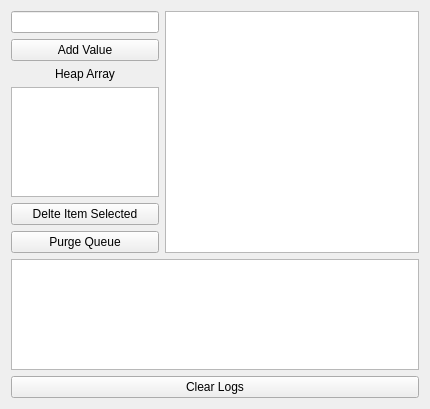
<?xml version="1.0" encoding="UTF-8"?>
<ui version="4.0">
 <class>frmPriorityQueue</class>
 <widget class="QWidget" name="frmPriorityQueue">
  <property name="geometry">
   <rect>
    <x>0</x>
    <y>0</y>
    <width>430</width>
    <height>409</height>
   </rect>
  </property>
  <property name="windowTitle">
   <string>Form</string>
  </property>
  <layout class="QVBoxLayout" name="verticalLayout_3">
   <item>
    <layout class="QVBoxLayout" name="verticalLayout_2">
     <item>
      <layout class="QHBoxLayout" name="horizontalLayout_2">
       <item>
        <layout class="QVBoxLayout" name="verticalLayout">
         <item>
          <widget class="QLineEdit" name="lineEdit">
           <property name="maximumSize">
            <size>
             <width>150</width>
             <height>16777215</height>
            </size>
           </property>
           <property name="inputMask">
            <string>0000</string>
           </property>
          </widget>
         </item>
         <item>
          <widget class="QPushButton" name="pushButton">
           <property name="text">
            <string>Add Value</string>
           </property>
          </widget>
         </item>
         <item>
          <widget class="QLabel" name="label">
           <property name="text">
            <string>Heap Array</string>
           </property>
           <property name="alignment">
            <set>Qt::AlignCenter</set>
           </property>
          </widget>
         </item>
         <item>
          <widget class="QTableWidget" name="tableWidget">
           <property name="minimumSize">
            <size>
             <width>120</width>
             <height>0</height>
            </size>
           </property>
           <property name="maximumSize">
            <size>
             <width>150</width>
             <height>16777215</height>
            </size>
           </property>
          </widget>
         </item>
         <item>
          <widget class="QPushButton" name="pushButton_4">
           <property name="maximumSize">
            <size>
             <width>150</width>
             <height>16777215</height>
            </size>
           </property>
           <property name="text">
            <string>Delte Item Selected</string>
           </property>
          </widget>
         </item>
         <item>
          <widget class="QPushButton" name="pushButton_2">
           <property name="text">
            <string>Purge Queue</string>
           </property>
          </widget>
         </item>
        </layout>
       </item>
       <item>
        <widget class="QGraphicsView" name="canvasViewe"/>
       </item>
      </layout>
     </item>
     <item>
      <widget class="QTextEdit" name="textEdit"/>
     </item>
     <item>
      <widget class="QPushButton" name="pushButton_3">
       <property name="text">
        <string>Clear Logs</string>
       </property>
      </widget>
     </item>
    </layout>
   </item>
  </layout>
 </widget>
 <resources/>
 <connections/>
</ui>
